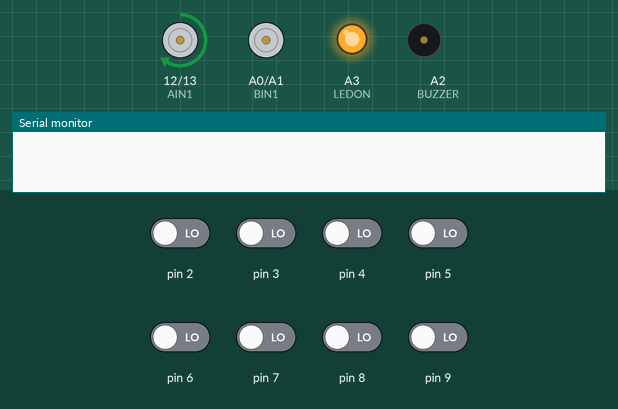
Bench run of a sketch on a simulated Arduino Uno, built with avr-gcc and run on an emulated ATmega328P. Shown: motor-driver pin pairs drawn as motors (green arrow = first pin HIGH = forward, orange = second pin HIGH = backward, longer = more drive, scaled by the enable pin), output pins drawn as LEDs (lit = HIGH), buzzer (waves = sounding), the last lines printed to the serial monitor. The inputs (shaded band) are chosen by the test bench; at power-on: pin 2–9 LOW.

Above: at 15.8 s.
15.9 s: pin 3 driven HIGH
At 16.2 s:
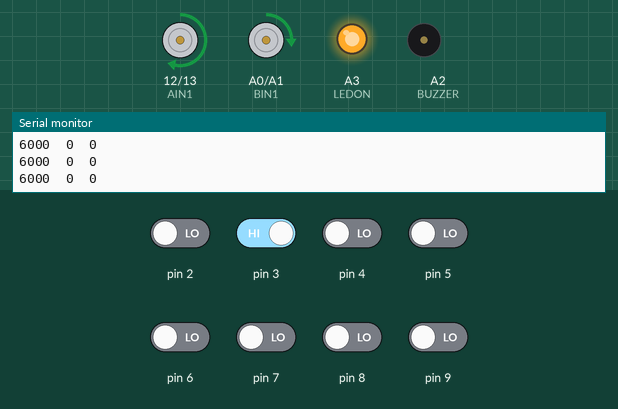
17.4 s: pin 5 driven HIGH
At 17.8 s:
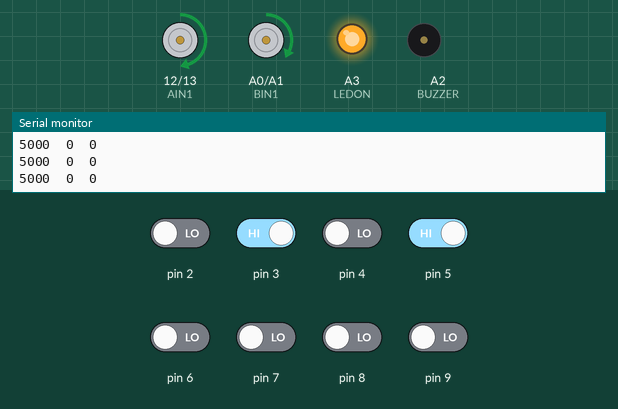
18.9 s: pin 7 driven HIGH
At 20.1 s:
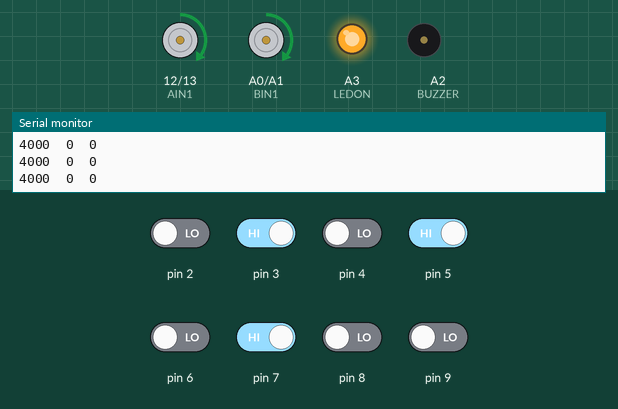
Timing chart, 0 to 21.9 s (numbered marks = the images above; inputs shaded):
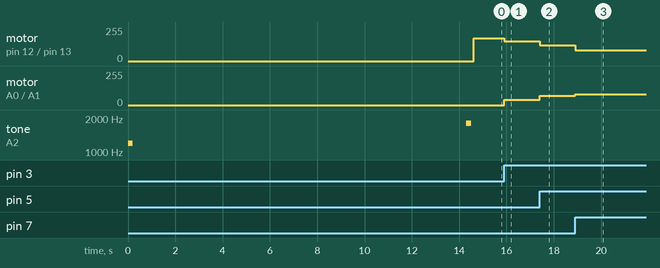

The sketch:

Bang_Bang.ino
```cpp
#include <QTRSensors.h>

// ---------------- Motor Pins ----------------
#define PWMA 10
#define AIN1 12
#define AIN2 13

#define PWMB 11
#define BIN1 A0
#define BIN2 A1

#define BUZZER A2
#define LEDON A3

// ---------------- Speeds ----------------
#define STRAIGHT_SPEED 80
#define TURN_SPEED 120
#define SHARP_TURN_SPEED 150
#define PIVOT_SPEED 170
#define MAX_SPEED 200

// ---------------- Sensors ----------------
QTRSensors qtr;
const uint8_t SENSOR_COUNT = 8;
uint16_t sensorValues[SENSOR_COUNT];

int lastDirection = 1;   // -1 = left, +1 = right

// ------------------------------------------------

void setup() {
  Serial.begin(9600);

  pinMode(PWMA, OUTPUT);
  pinMode(AIN1, OUTPUT);
  pinMode(AIN2, OUTPUT);

  pinMode(PWMB, OUTPUT);
  pinMode(BIN1, OUTPUT);
  pinMode(BIN2, OUTPUT);

  pinMode(BUZZER, OUTPUT);
  pinMode(LEDON, OUTPUT);

  digitalWrite(LEDON, HIGH);

  qtr.setTypeRC();

  // Your sensor array is mounted backwards
  qtr.setSensorPins((const uint8_t[]){9,8,7,6,5,4,3,2}, SENSOR_COUNT);

  tone(BUZZER,1200,200);
  delay(300);

  for(int i=0;i<400;i++){
    qtr.calibrate();
    delay(10);
  }

  tone(BUZZER,1800,200);
  delay(300);
}

// ------------------------------------------------

void moveForward(int left,int right){

  left = constrain(left,0,MAX_SPEED);
  right = constrain(right,0,MAX_SPEED);

  digitalWrite(AIN1,HIGH);
  digitalWrite(AIN2,LOW);
  analogWrite(PWMA,left);

  digitalWrite(BIN1,HIGH);
  digitalWrite(BIN2,LOW);
  analogWrite(PWMB,right);
}

// ------------------------------------------------

bool lineVisible(){

  for(int i=0;i<SENSOR_COUNT;i++){
    if(sensorValues[i]>200)
      return true;
  }

  return false;
}

// ------------------------------------------------

void recover(){

  if(lastDirection<0)
    moveForward(0,PIVOT_SPEED);
  else
    moveForward(PIVOT_SPEED,0);
}

// ------------------------------------------------

void loop(){

  uint16_t position = qtr.readLineBlack(sensorValues);

  if(!lineVisible()){
    recover();
    return;
  }

  // Remember last direction
  if(position<3500)
    lastDirection=-1;
  else
    lastDirection=1;

  // -------- Bang-Bang Zones --------

  if(position<700){              // Extreme Left
    moveForward(0,PIVOT_SPEED);
  }

  else if(position<1800){        // Left
    moveForward(40,SHARP_TURN_SPEED);
  }

  else if(position<2800){        // Slight Left
    moveForward(70,TURN_SPEED);
  }

  else if(position<4200){        // Center
    moveForward(STRAIGHT_SPEED,STRAIGHT_SPEED);
  }

  else if(position<5200){        // Slight Right
    moveForward(TURN_SPEED,70);
  }

  else if(position<6300){        // Right
    moveForward(SHARP_TURN_SPEED,40);
  }

  else{                          // Extreme Right
    moveForward(PIVOT_SPEED,0);
  }

  Serial.print(position);
  Serial.print('\t');
  Serial.print(sensorValues[0]);
  Serial.print('\t');
  Serial.println(sensorValues[7]);

  delay(2);
}
```

Measured:
- after the input at 15.9 s, motor on pin 12 (AIN1) / pin 13 (AIN2): forward 170/255 → forward 150/255 at once; motor on A0 (BIN1) / A1 (BIN2): stopped → forward 40/255 at once
- after the input at 17.4 s, motor on pin 12 (AIN1) / pin 13 (AIN2): forward 150/255 → forward 120/255 at once; motor on A0 (BIN1) / A1 (BIN2): forward 40/255 → forward 70/255 at once
- after the input at 18.9 s, motor on pin 12 (AIN1) / pin 13 (AIN2): forward 120/255 → forward 80/255 at once; motor on A0 (BIN1) / A1 (BIN2): forward 70/255 → forward 80/255 at once
